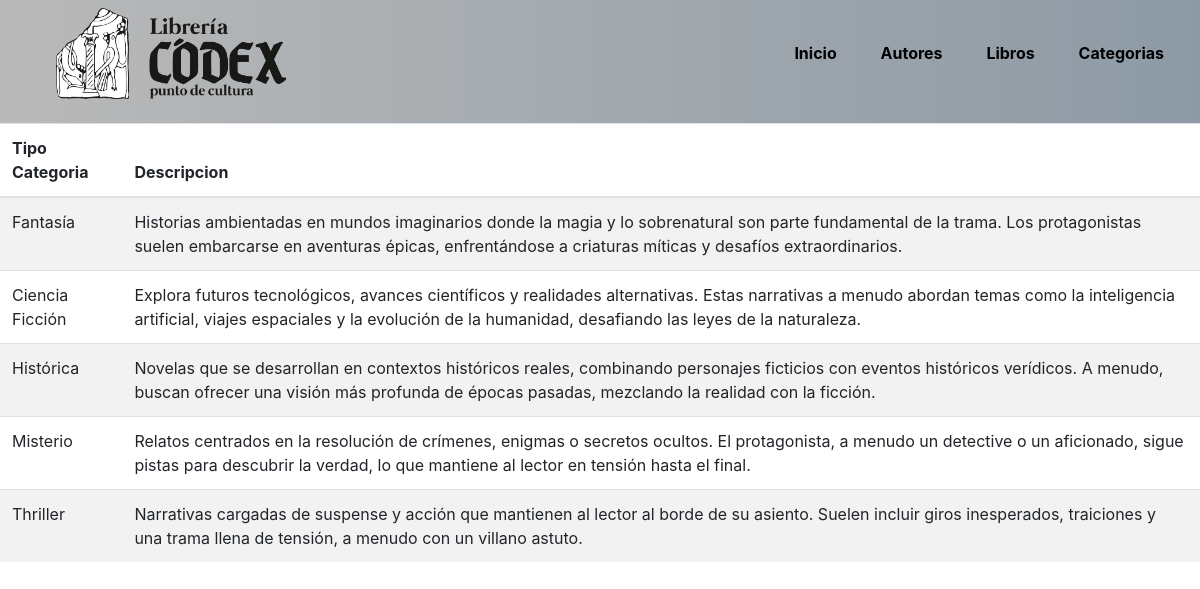
Screenshot of /catalogo/ with the database file from the repository.
### appBiblioteca/models.py (models this page shows, shortened)
class Navbar(models.Model):
    id_navbar = models.AutoField(db_column= "idNavbar", primary_key= True )
    enlac = models.CharField(max_length=50)
    url = models.CharField(max_length=100)

class Categoria(models.Model):
    nombre = models.CharField(max_length= 150)
    descripcion = models.TextField()

### appBiblioteca/views.py (the view)
# urls.py: path('catalogo/', catalogo,name='catalogo'),
def catalogo(request):
    Navbars = Navbar.objects.all()
    Titulonav = TituloNav.objects.all()
    Catalogos = Categoria.objects.all()
    context = {
        "Navbars": Navbars,
        "Titulonav": Titulonav,
        "Catalogos" : Catalogos
    }
    return render(request, 'core/catalogo.html', context)

### appBiblioteca/templates/core/catalogo.html (shortened to what this page needs)
<!DOCTYPE html>
<html lang="es">
  {% load static %}
<head>
    <link rel="stylesheet" href="https://cdn.jsdelivr.net/npm/bootstrap@4.6.2/dist/css/bootstrap.min.css">
    <link rel="stylesheet" href="{% static 'styles.css' %}">
    <body>
  <nav class = "navbar">
    <ul>
      <a href="{% url 'index' %}"><img src="{% static 'images/logo.jpg' %}" alt="" class="img-logo"></a>
    </ul>
    <ul>
    {%for Navbar in Navbars %}
        <li>
            <a href={{Navbar.url}}>
                {{Navbar.enlac}}
        </li>
     {%endfor%}
</ul>
  </nav>
<table class="table table-striped">
  <thead>
    <tr>
      <th scope="col">Tipo Categoria</th>
      <th scope="col">Descripcion</th>
    </tr>
  </thead>
  <tbody>
    {% for cat in Catalogos %}
    <tr>
      <td scope="row">{{cat.nombre}}</td>
      <td>{{cat.descripcion}}</td>
    </tr>
    {% endfor %}
  </tbody>
</table>
</body>
</html>

### appBiblioteca/static/styles.css (style rules this page uses)
.img-logo { max-width: 100%; max-width: 230px; }
nav { display: flex; align-items: center; justify-content: space-between; padding-top: 20px; padding-left: 5%; padding-right: 5%; font-weight: bold; background: linear-gradient(to right, #b9b9b9, #8d9aa5); }
ul li { display: inline-block; padding: 0px 20px; text-decoration: none; }
a { color: #000; text-decoration: none; }

### rows the page displays
Navbar: enlac "Inicio"
Navbar: enlac "Autores"
Navbar: enlac "Libros"
Navbar: enlac "Categorias"
Categoria: nombre "Fantasía", descripcion "Historias ambientadas en mundos imaginarios donde la magia y lo sobrenatural son parte fundamental de la trama. Los protagonistas suelen embarcarse en aventuras épicas, enfrentándose a criaturas míticas y desafíos extraordinarios."
Categoria: nombre "Ciencia Ficción", descripcion "Explora futuros tecnológicos, avances científicos y realidades alternativas. Estas narrativas a menudo abordan temas como la inteligencia artificial, viajes espaciales y la evolución de la humanidad, desafiando las leyes de la naturaleza."
Categoria: nombre "Histórica", descripcion "Novelas que se desarrollan en contextos históricos reales, combinando personajes ficticios con eventos históricos verídicos. A menudo, buscan ofrecer una visión más profunda de épocas pasadas, mezclando la realidad con la ficción."
Categoria: nombre "Misterio", descripcion "Relatos centrados en la resolución de crímenes, enigmas o secretos ocultos. El protagonista, a menudo un detective o un aficionado, sigue pistas para descubrir la verdad, lo que mantiene al lector en tensión hasta el final."
Categoria: nombre "Thriller", descripcion "Narrativas cargadas de suspense y acción que mantienen al lector al borde de su asiento. Suelen incluir giros inesperados, traiciones y una trama llena de tensión, a menudo con un villano astuto."
